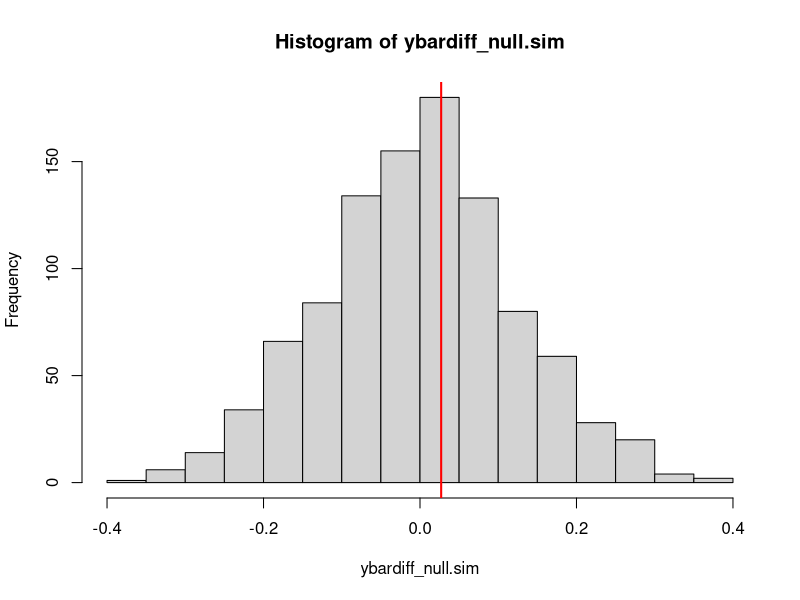
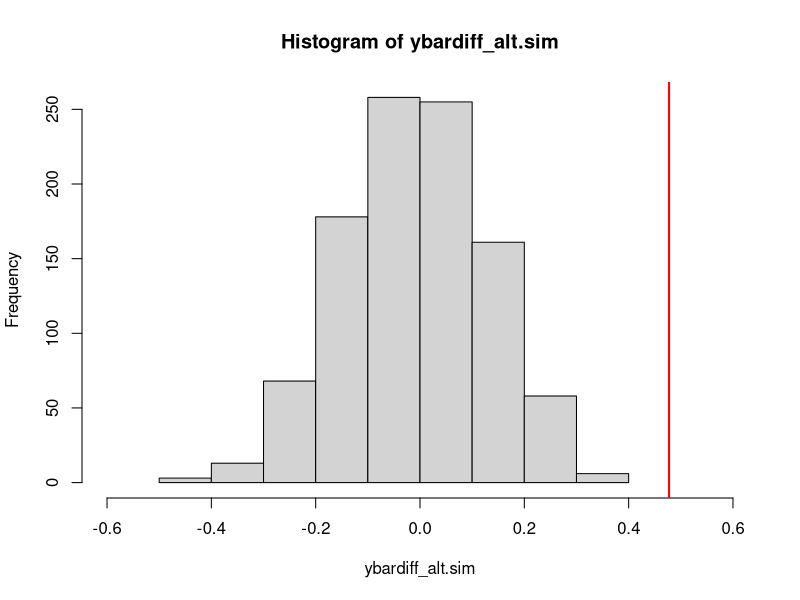

The R script that drew these images, in order:
# Suppose we are looking at whether being a carrier of a certain
# gene is associated with an outcome (like height, weight, etc.)

# Let's look at two cases. One where it IS associated and one where its NOT.

# Simulate data for both cases with N=300
carrier <- rep(c(0,1), c(100,200))
y.null <- rnorm(300)  # Assuming NO association
y.alt <- rnorm(300, mean=carrier/2) # Assuming association

# Test whether there is a difference between carriers and non-carriers in both cases
t.test(y.null~carrier, var.equal=T)
t.test(y.alt~carrier, var.equal=T)

# Look at difference in means between carriers and non-carriers in both cases
null.diff <- mean(y.null[carrier==1]) - mean(y.null[carrier==0])
alt.diff <- mean(y.alt[carrier==1]) - mean(y.alt[carrier==0])

nsim = 1000
ybardiff_null.sim = rep(NA, nsim)
ybardiff_alt.sim = rep(NA, nsim)

for (i in 1:nsim){
  carrier.sim = sample(carrier)
  ybardiff_null.sim[i] = mean(y.null[carrier.sim==1]) - mean(y.null[carrier.sim==0])
  ybardiff_alt.sim[i] = mean(y.alt[carrier.sim==1]) - mean(y.alt[carrier.sim==0])
}

# Look at no association case
hist(ybardiff_null.sim)
abline(v=null.diff, lwd=2, col="red")
mean(abs(ybardiff_null.sim) > abs(null.diff))

# Look at association case
hist(ybardiff_alt.sim, xlim=c(-0.6,0.6))
abline(v=alt.diff, lwd=2, col="red")
mean(abs(ybardiff_alt.sim) > abs(alt.diff))

